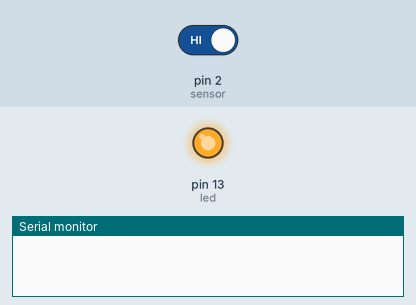
Bench run of a sketch on a simulated Arduino Uno, built with avr-gcc and run on an emulated ATmega328P. On the bench: output pins drawn as LEDs (lit = HIGH), the last lines printed to the serial monitor. Inputs (shaded band) come from the test bench; at power-on: pin 2 (sensor) HIGH.

Above: at 1.8 s.
1.9 s: pin 2 (sensor) driven LOW
At 2.7 s:
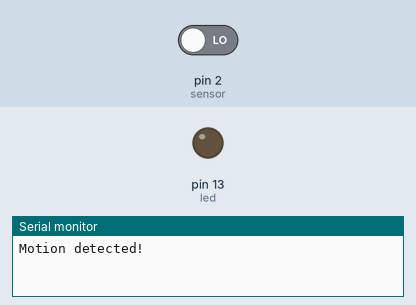
3.5 s: pin 2 (sensor) driven HIGH
At 3.9 s:
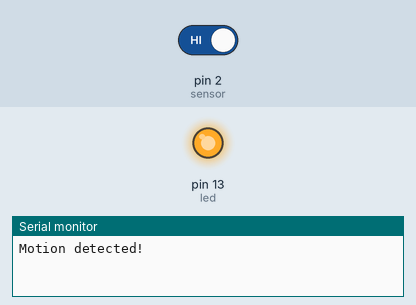
Timing chart, 0 to 6.5 s (numbered marks = the images above; inputs shaded):
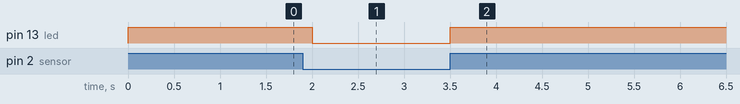

The sketch:

motion_sensort.ino
```cpp
int led = 13;                // the pin that the LED is atteched to
int sensor = 2;              // the pin that the sensor is atteched to
int state = HIGH;             // by default, no motion detected
int val = 0;                 // variable to store the sensor status (value)

void setup() {
  pinMode(led, OUTPUT);      // initalize LED as an output
  pinMode(sensor, INPUT);    // initialize sensor as an input
  Serial.begin(9600);        // initialize serial
}

void loop(){
  val = digitalRead(sensor);   // read sensor value
  if (val == LOW) {           // check if the sensor is HIGH
    digitalWrite(led, LOW);   // turn LED ON
    delay(500);                // delay 100 milliseconds

    if (state == HIGH) {
      Serial.println("Motion detected!");
      state = LOW;       // update variable state to HIGH
    }
  }
  else {
      digitalWrite(led, HIGH); // turn LED OFF
      delay(500);             // delay 200 milliseconds

      if (state == LOW){
        Serial.println("Motion stopped!");
        state =LOW;       // update variable state to LOW
    }
  }
}
```

Measured:
- after the input at 1.9 s, pin 13 (led): HIGH → LOW after 0.10 s
- after the input at 3.5 s, pin 13 (led): LOW → HIGH at once
